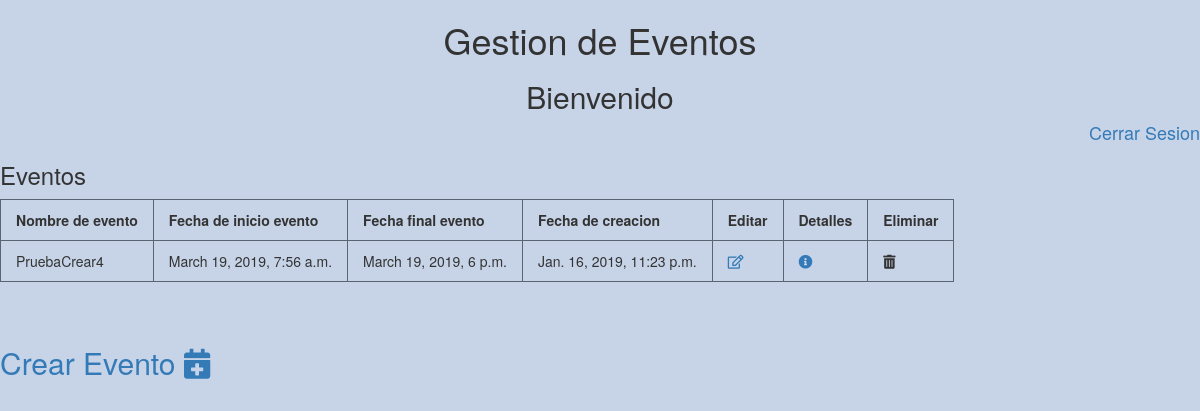
The app's page /index/ (signed in), older data.
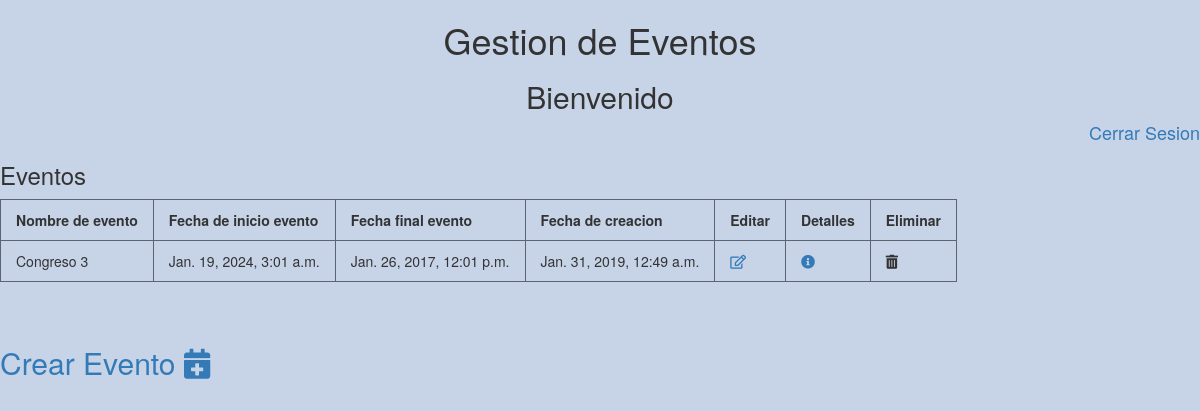
The same page, newer data.
### eventos/models.py (models this page shows)
class Event(models.Model):
    person = models.ForeignKey(User, on_delete=models.CASCADE, related_name="User")
    name = models.CharField(max_length=200)
    category=models.ForeignKey(Category, on_delete=models.CASCADE)
    place= models.CharField(max_length=200)
    address= models.CharField(max_length=200)
    creation_date=models.DateTimeField(default=timezone.now)
    start_date=models.DateTimeField()
    finish_date=models.DateTimeField()
    type=models.ForeignKey(Type, on_delete=models.CASCADE)

### eventos/views.py (the view)
# urls.py: url(r'^index/', views.index),
def index(request):
    events=[]
    _userID=request.session.get("user",0)
    if(_userID == 0):
        sesion=False
    else:
        sesion=True
        events = models.Event.objects.filter(person__id=_userID).order_by("-creation_date")
    context={"sesion":sesion, "events":events}
    return render(request,"index.html",context)

### eventos/templates/index.html (shortened to what this page needs)
<!DOCTYPE html>
<html lang="en" xmlns="http://www.w3.org/1999/html">
{% load static %}
<head>
    <link rel="stylesheet" href="https://use.fontawesome.com/releases/v5.6.3/css/all.css">
    <link rel="stylesheet" href="https://maxcdn.bootstrapcdn.com/bootstrap/3.3.5/css/bootstrap.min.css">
    <link rel="stylesheet" href="https://maxcdn.bootstrapcdn.com/bootstrap/3.3.5/css/bootstrap-theme.min.css">
    <link rel="stylesheet" href="https://cdnjs.cloudflare.com/ajax/libs/bootstrap-datetimepicker/4.17.37/css/bootstrap-datetimepicker.min.css" />
    <link rel="stylesheet" href="{% static "/css/main.css"%}">
</head>
<body>
<h1 style="text-align : center;">Gestion de Eventos</h1>
  {% if sesion %}
    <h2 style="text-align : center;">Bienvenido {{event.person.email}}</h2> <h4 style="text-align: Right"><a href="" id="logoutLink">Cerrar Sesion</a> </h4>
    <h3>Eventos </h3>
      <table>
          <thead>
            <tr>
                <th scope="col">Nombre de evento</th>
                <th scope="col">Fecha de inicio evento</th>
                <th scope="col">Fecha final evento</th>
                <th scope="col">Fecha de creacion</th>
                <th scope="col">Editar</th>
                <th scope="col">Detalles</th>
                <th scope="col">Eliminar</th>
            </tr>
          </thead>
          <tbody>
            {%for evento in events.all %}
            <tr>
                <td > {{ evento.name }} </td>
                <td > {{ evento.start_date }} </td>
                <td > {{ evento.finish_date }} </td>
                <td > {{ evento.creation_date }} </td>
                <td > <a href="/update/{{evento.id}}"><i class="far fa-edit"></i></a> </td>
                <td > <a href="/details/{{evento.id}}"><i class="fas fa-info-circle"></i></a> </td>
                <td > <div class="delete" todelete="{{evento.id}}"><i class="fas fa-trash-alt"></i></div></td>
            </tr>
            {% endfor %}
          </tbody>
      </table>
      <br><br><br>
      <a href="/create/" style="font-size: 30px; text-decoration: none">Crear Evento  <i class="fas fa-calendar-plus"></i></a>
  {% endif %}
</body>
</html>

### static/css/main.css (style rules this page uses)
body { background-color: #c7d4e8; }
table { border-collapse: collapse; }
th, td { border: 1px solid #5b6472; padding: 10px 15px; }

Row changes from the older to the newer data that the page shows:
removed Event: name "PruebaCrear4", start_date "March 19, 2019, 7:56 a.m.", finish_date "March 19, 2019, 6 p.m.", creation_date "Jan. 16, 2019, 11:23 p.m."
added Event: name "Congreso 3", start_date "Jan. 19, 2024, 3:01 a.m.", finish_date "Jan. 26, 2017, 12:01 p.m.", creation_date "Jan. 31, 2019, 12:49 a.m."
